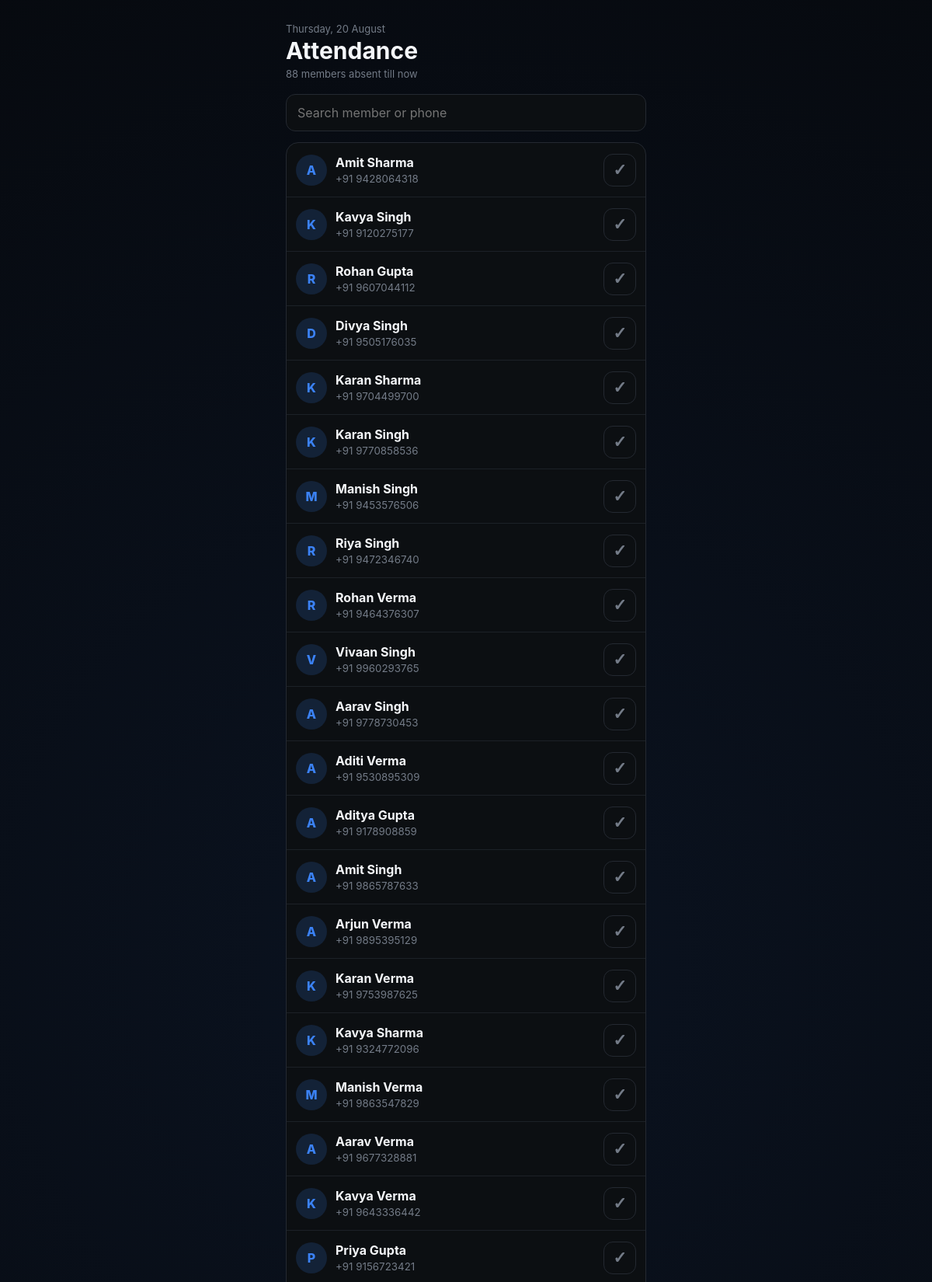
The app's page /attendance (signed in, upper part) with its own data.
### models.py (models this page shows, shortened)
class Member(db.Model):
    __tablename__ = "member"
    id = db.Column(db.Integer, primary_key=True)
    owner_id = db.Column(
        db.Integer,
        db.ForeignKey("gym_owner.id"),
        nullable=False,
        index=True
    )
    name = db.Column(db.String(100), nullable=False)
    address = db.Column(db.String(150), nullable=False)
    phone = db.Column(db.String(15), nullable=False)
    join_date = db.Column(db.Date, nullable=False)
    notes = db.Column(db.Text)
    membership_active = db.Column(db.Boolean, default=True, nullable=False)
    send_membership_reminder = db.Column(db.Boolean, default=True)
    current_plan_id = db.Column(
        db.Integer,
        db.ForeignKey("membership_plan.id")
    )
    current_plan = db.relationship("MembershipPlan", foreign_keys=[current_plan_id])
    membership_start = db.Column(db.Date)
    membership_expiry = db.Column(db.Date)
    memberships = db.relationship(
        "Membership",
        backref="member",
        lazy=True,
        cascade="all, delete-orphan"
    )
    attendance = db.relationship(
        "Attendance",
        backref="member",
        lazy=True,
        cascade="all, delete-orphan"
    )
    __table_args__ = (
        db.UniqueConstraint(
            "owner_id",
            "name",
            name="uq_owner_member_name"
        ),
    )

### routes/members.py (the view)
@members_bp.route("/attendance")
@login_required
def attendance():
    today = date.today()
    yesterday = today - relativedelta(days=1)
    now = datetime.now()
    members = Member.query.filter_by(owner_id=current_user.id).all()
    attendance_enabled_ids = {member.id for member in members if member.membership_active}
    today_attendance = {
        record.member_id: record
        for record in Attendance.query.join(Member).filter(
            Member.owner_id == current_user.id,
            Attendance.attendance_date == today,
        ).all()
    }
    yesterday_attendance = {
        record.member_id: record
        for record in Attendance.query.join(Member).filter(
            Member.owner_id == current_user.id,
            Attendance.attendance_date == yesterday,
        ).all()
    }
    def member_order(member):
        attendance_record = today_attendance.get(member.id)
        if member.id not in attendance_enabled_ids:
            status_rank = 2
        elif attendance_record is None:
            status_rank = 0
        else:
            status_rank = 1
        yesterday_record = yesterday_attendance.get(member.id)
        if yesterday_record:
            hour_distance = abs(yesterday_record.check_in.hour - now.hour)
            yesterday_rank = 0
        else:
            hour_distance = 99
            yesterday_rank = 1
        return status_rank, yesterday_rank, hour_distance, member.name.lower()
    ordered_members = sorted(members, key=member_order)
    return render_template(
        "attendance.html",
        members=ordered_members,
        attendance_by_member=today_attendance,
        today=today,
        attendance_enabled_ids=attendance_enabled_ids,
        active_unchecked=sum(m.id in attendance_enabled_ids and m.id not in today_attendance for m in members),
        active_page="attendance",
    )

### templates/attendance.html (shortened to what this page needs)
{% extends "components/base.html" %}
{% block head %}
<link rel="stylesheet" href="{{ url_for('static', filename='css/attendance.css') }}">
{% endblock %}
{% block body %}
<header class="attendance-header">
  <div>
    <p class="eyebrow">{{ today.strftime('%A, %d %B') }}</p>
    <h1>Attendance</h1>
    <p class="summary">{{ active_unchecked }} member{{ '' if active_unchecked == 1 else 's' }} absent till now</p>
  </div>
</header>
<div class="search-wrap">
  <input id="search" type="search" placeholder="Search member or phone" autocomplete="off">
</div>
<section class="member-list" aria-label="Member attendance list">
  {% for member in members %}
  {% set record = attendance_by_member.get(member.id) %}
  {% set attendance_enabled = member.id in attendance_enabled_ids %}
  <article class="attendance-member {% if not attendance_enabled %}inactive{% endif %}" data-member data-search-text="{{ (member.name ~ ' ' ~ member.phone ~ ' ' ~ member.address)|lower }}">
    <a class="member-profile" href="{{ url_for('members.member_details', member_id=member.id) }}">
      <span class="avatar">{{ member.name[0]|upper }}</span>
      <span class="member-copy">
        <strong>{{ member.name }}</strong>
        <small>{% if not member.membership_active %}Removed · {% endif %}+91 {{ member.phone }}</small>
      </span>
    </a>
    {% if record %}
    <div class="checked-in">
      <span>✓ {{ record.check_in.strftime('%I:%M %p') }}</span>
      <button type="button" class="attendance-toggle checked" data-remove-dialog="remove-{{ member.id }}" aria-label="Remove attendance for {{ member.name }}">✓</button>
    </div>
    <dialog class="confirm-dialog" id="remove-{{ member.id }}">
      <form method="post" action="{{ url_for('members.remove_check_in', member_id=member.id) }}">
        <h2>Remove attendance?</h2>
        <p>Are you sure you want to unmark <strong>{{ member.name }}</strong> for today?</p>
        <div class="dialog-actions">
          <button type="button" class="cancel" data-close-dialog>Cancel</button>
          <button type="submit" class="remove">Yes, unmark</button>
        </div>
      </form>
    </dialog>
    {% elif attendance_enabled %}
    <form method="post" action="{{ url_for('members.check_in_member', member_id=member.id) }}">
      <button class="attendance-toggle" type="submit" aria-label="Mark {{ member.name }} present">✓</button>
    </form>
    {% else %}
    <span class="attendance-toggle" aria-label="Attendance unavailable">—</span>
    {% endif %}
  </article>
  {% else %}
  <p class="empty">No members yet. Add a member before recording attendance.</p>
  {% endfor %}
</section>
{% endblock %}

### static/css/base.css (style rules this page uses)
* { margin: 0; padding: 0; box-sizing: border-box; -webkit-tap-highlight-color: transparent; }
:root { --bg: #050608; --white: #f5f7fa; --muted: #737b87; --blue: #3b82f6; --green: #22c55e; --border: #20242b; --card: #0c0f12; --card2: #050505; --card3: #000000; --activity: #11151a; --navbg: rgba(5, 6, 8, 0.94); --iconbg: #15191e; --line: #1c2127; --cardborder: #242931; }
html { background: var(--bg); }
body { background: radial-gradient(circle at 50% 18%, rgba(59, 130, 246, 0.1), transparent 35%), var(--bg); color: var(--white); transition: background 0.35s, color 0.35s; font-family: -apple-system, BlinkMacSystemFont, "Segoe UI", Roboto, Arial, sans-serif; min-height: 100vh; overflow-x: hidden; }

### static/css/attendance.css (style rules this page uses)
.attendance-header { margin: 4px 0 18px; }
.attendance-header h1 { margin: 2px 0 4px; font-size: 30px; }
.eyebrow, .summary { color: var(--muted); margin: 0; font-size: 13px; }
.search-wrap { margin-bottom: 14px; }
#search { width: 100%; box-sizing: border-box; padding: 13px 14px; border: 1px solid var(--cardborder); border-radius: 12px; background: var(--card); color: var(--white); font: inherit; }
.member-list { border: 1px solid var(--cardborder); border-radius: 16px; overflow: hidden; background: var(--card); }
.attendance-member { min-height: 70px; display: flex; align-items: center; gap: 12px; padding: 10px 12px; border-bottom: 1px solid var(--line); }
.member-profile { min-width: 0; flex: 1; display: flex; align-items: center; gap: 11px; color: inherit; text-decoration: none; }
.avatar { width: 40px; height: 40px; flex: 0 0 40px; border-radius: 50%; display: grid; place-items: center; background: rgba(59, 130, 246, .16); color: var(--blue); font-weight: 800; }
.member-copy { min-width: 0; display: grid; gap: 3px; }
.member-copy strong { overflow: hidden; text-overflow: ellipsis; white-space: nowrap; }
.member-copy small { color: var(--muted); }
.attendance-toggle { width: 42px; height: 42px; border: 1px solid var(--cardborder); border-radius: 12px; background: transparent; color: var(--muted); font-size: 21px; font-weight: 800; cursor: pointer; }

### records on screen
Member: name "A", name "Amit Sharma", phone "9428064318"
Member: name "K", name "Kavya Singh", phone "9120275177"
Member: name "R", name "Rohan Gupta", phone "9607044112"
Member: name "D", name "Divya Singh", phone "9505176035"
Member: name "K", name "Karan Sharma", phone "9704499700"
Member: name "K", name "Karan Singh", phone "9770858536"
Member: name "M", name "Manish Singh", phone "9453576506"
Member: name "R", name "Riya Singh", phone "9472346740"
Member: name "R", name "Rohan Verma", phone "9464376307"
Member: name "V", name "Vivaan Singh", phone "9960293765"
Member: name "A", name "Aarav Singh", phone "9778730453"
Member: name "A", name "Aditi Verma", phone "9530895309"
Member: name "A", name "Aditya Gupta", phone "9178908859"
Member: name "A", name "Amit Singh", phone "9865787633"
Member: name "A", name "Arjun Verma", phone "9895395129"
Member: name "K", name "Karan Verma", phone "9753987625"
Member: name "K", name "Kavya Sharma", phone "9324772096"
Member: name "M", name "Manish Verma", phone "9863547829"
Member: name "A", name "Aarav Verma", phone "9677328881"
Member: name "K", name "Kavya Verma", phone "9643336442"
Member: name "P", name "Priya Gupta", phone "9156723421"

### other values on screen
{{ active_unchecked }} "88"
{{ '' if active_unchecked == 1 else 's' }} "s"
